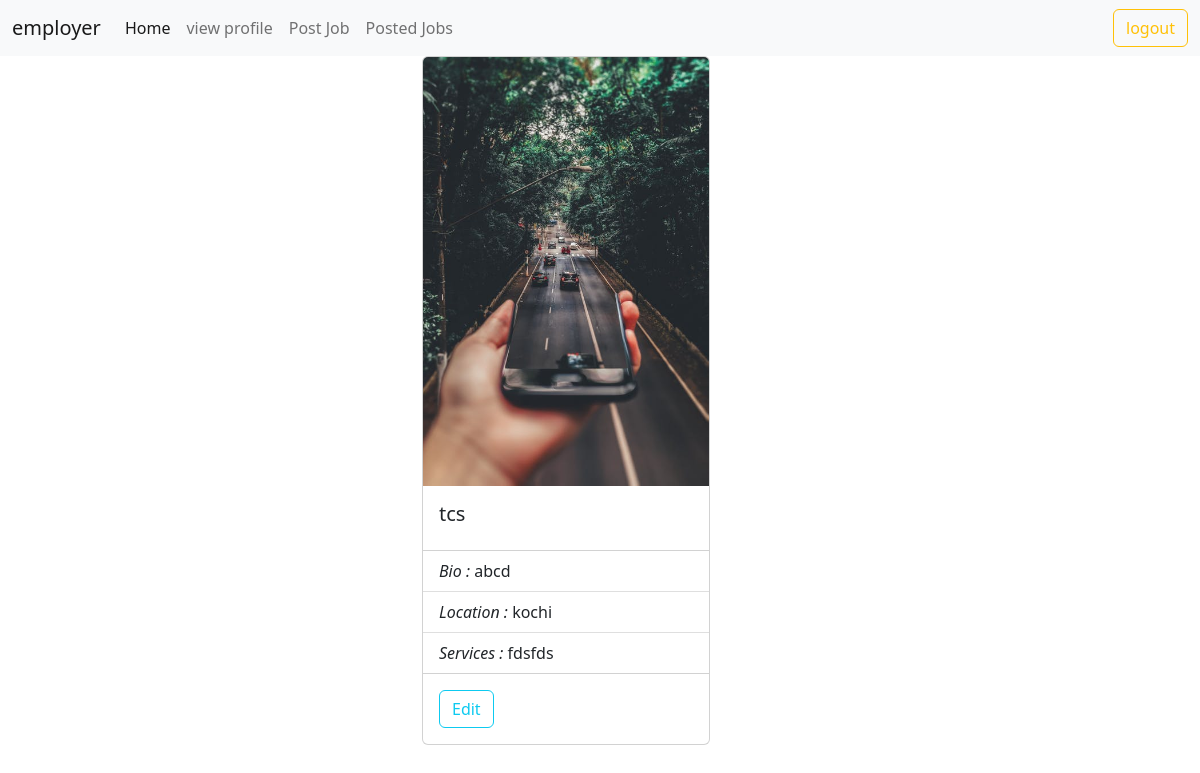
Before: /employer/profile/details (signed in) with the older database file.
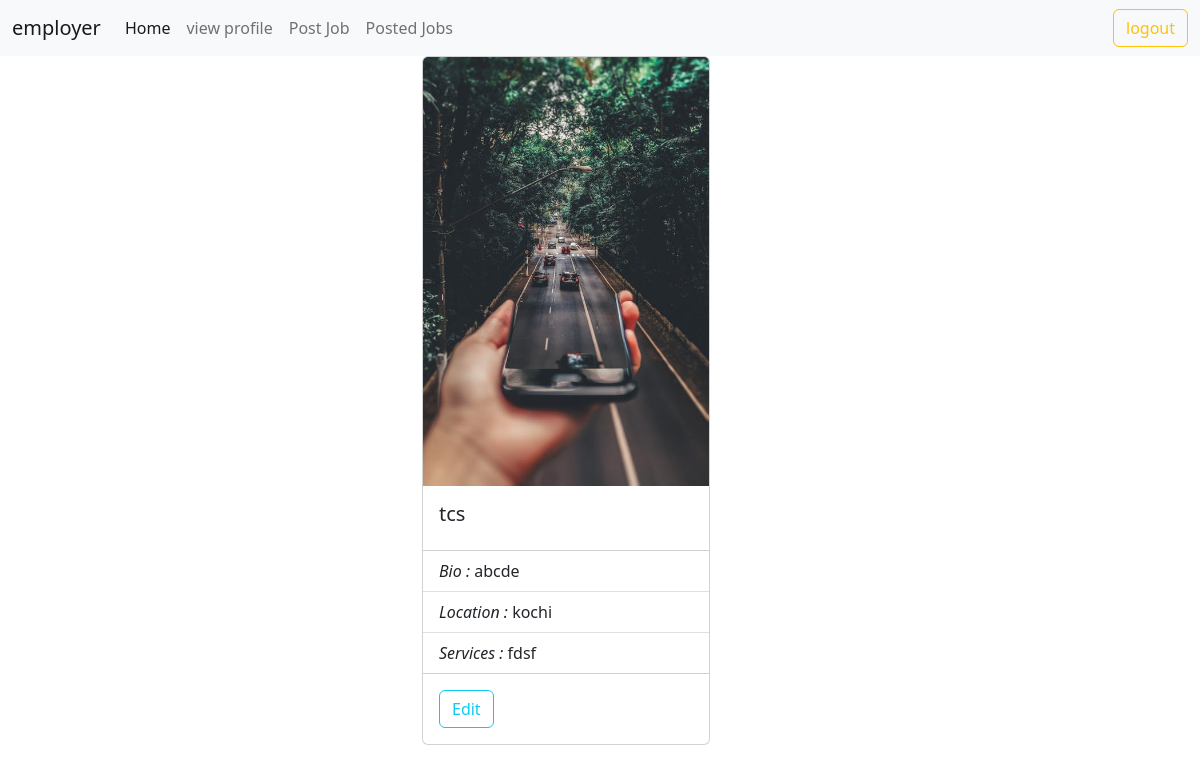
After: the same page with the newer database file.
### users/models.py (models this page shows, shortened)
class User(AbstractUser):
    phone = models.CharField(max_length=12)
    options = (
        ("employer", "employer"),
        ("candidate", "candidate")
    )
    role = models.CharField(max_length=12, choices=options, default="candidate")

### employer/models.py (models this page shows)
class EmployerProfile(models.Model):
    user = models.OneToOneField(User, on_delete=models.CASCADE, related_name="employer")
    company_name = models.CharField(max_length=120)
    bio = models.CharField(max_length=120)
    logo = models.ImageField(upload_to="images")
    location = models.CharField(max_length=120)
    services = models.CharField(max_length=200)

### employer/views.py (the view)
# urls.py: path("profile/details", views.EmployeeProfileDetailView.as_view(), name="emp-profdetail"),
@method_decorator(signin_required, name="dispatch")
class EmployeeProfileDetailView(TemplateView):
    template_name = "emp-myprofile.html"

### employer/templates/emp-myprofile.html
{%extends 'base_emp.html'%}
{%block body_block%}
<div class="container">
    <div class="row">
        <div class="col-4"></div>
        <div class="col-4">
            <div class="card" style="width: 18rem;">
                <img src="{{request.user.employer.logo.url}}" class="card-img-top" alt="...">
                <div class="card-body">
                    <h5 class="card-title">{{request.user.employer.company_name}}</h5>
                </div>
                <ul class="list-group list-group-flush">
                    <li class="list-group-item"><i>Bio : </i>{{request.user.employer.bio}}</li>
                    <li class="list-group-item"><i>Location : </i>{{request.user.employer.location}}</li>
                    <li class="list-group-item"><i>Services : </i>{{request.user.employer.services}}</li>
                </ul>
                <div class="card-body">
                    <a href="{%url 'emp-profupdate' request.user.employer.id%}" class="card-link btn btn-outline-info">Edit</a>
                </div>
            </div>
        </div>
        <div class="col-4">
        </div>
    </div>
</div>
{%endblock%}

### employer/templates/base_emp.html (shortened to what this page needs)
<!DOCTYPE html>
<html lang="en">
<head>
    <link href="https://cdn.jsdelivr.net/npm/bootstrap@5.2.0-beta1/dist/css/bootstrap.min.css" rel="stylesheet"
>
</head>
<body>
<nav class="navbar navbar-expand-lg bg-light">
    <div class="container-fluid">
        <a class="navbar-brand" href="#">{{request.user}}</a>
        <div class="collapse navbar-collapse" id="navbarNavAltMarkup">
            <div class="navbar-nav me-auto mb-2 mb-lg-0">
                <a class="nav-link active" aria-current="page" href="{%url 'emp-home'%}">Home</a>
                {%if request.user.employer%}
                <a class="nav-link" href="{%url 'emp-profdetail'%}">view profile</a>
                {%else%}
                <a class="nav-link" href="{%url 'emp-profile'%}">add profile</a>
                {%endif%}
                <a class="nav-link" href="{%url 'emp-addjob'%}">Post Job</a>
                <a class="nav-link" href="{%url 'emp-listjob'%}">Posted Jobs</a>
            </div>
            <div class="navbar-nav mr-auto mb-2 mb-lg-0">
                <a class="btn btn-outline-warning" href="{%url 'signout'%}">logout</a>
            </div>
        </div>
    </div>
</nav>
{%block body_block%}
{%endblock%}
</body>
</html>

Changed rows visible on the page:
changed User "employer": user.employer.bio "abcd" → "abcde"; user.employer.services "fdsfds" → "fdsf"
